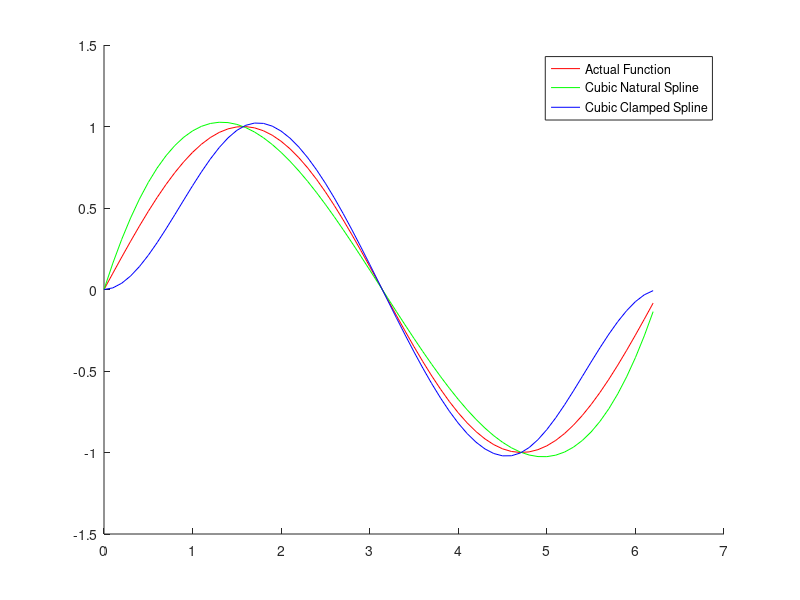

Recreate this plot in MATLAB. (Note: this script raises an error after producing the figure.)
clear;
%% Exercise 1.

printf("%%%%%%%%%%%%%%%%%%%%%%%%%%%%%%%%%%\n");
printf("Exercise 1\n");

f =@(x) sin(x);
nodes = 0 : (pi/2) : (2*pi);

values = f(nodes);

%% ---- A ----
printf("- A) -\n");
printf("The value of the function at x = pi/4 is: %d\n" , f(pi/4));
printf("The value of the cubic natural spline at x = pi/4 is: %d\n" , spline(nodes,values, pi/4));
printf("The value of the cubic clamped spline at x = pi/4 is: %d\n" , spline(nodes,[0 values 0], pi/4));
printf("\n\n");


%% ---- B ----
printf("- B) -\n");

figure(1);
hold on;
x = 0:0.1:(2*pi);
plot(x, f(x), "r;Actual Function;");
plot(x, spline(nodes,values, x), "g;Cubic Natural Spline;");
plot(x, spline(nodes,[0 values 0], x), "b;Cubic Clamped Spline;");
legend('show');
hold off;
printf("View figure 1 for results!");
printf("\n\n");

%%%---------------------------------------------------------------------%%%
clear;
%% Exercise 2.

printf("%%%%%%%%%%%%%%%%%%%%%%%%%%%%%%%%%%\n");
printf("Exercise 2\n");

figure(2);
[x,y] = ginput(5);

%% sort by smallest x coordinate
[x, indices] = sort(x);
y = y(indices);


step = x(1) : 0.01 : x(length(x));


hold on;
plot(x,y,"b*;Random points;");
plot(step,spline(x,y,step),"r;Cubic natural spline;");
legend('show');
hold off;

printf("View figure 2 for results!");
printf("\n\n");

%%%---------------------------------------------------------------------%%%
clear;
%% Exercise 3.

printf("%%%%%%%%%%%%%%%%%%%%%%%%%%%%%%%%%%\n");
printf("Exercise 3\n");

time = [0 3 5 8 13];
distance = [0 225 383 623 993];
speed = [75 77 80 74 72];

printf("The predicted position of the car at t = 10s is: %d\n" , spline(time, distance, 10));


printf("\n\n");